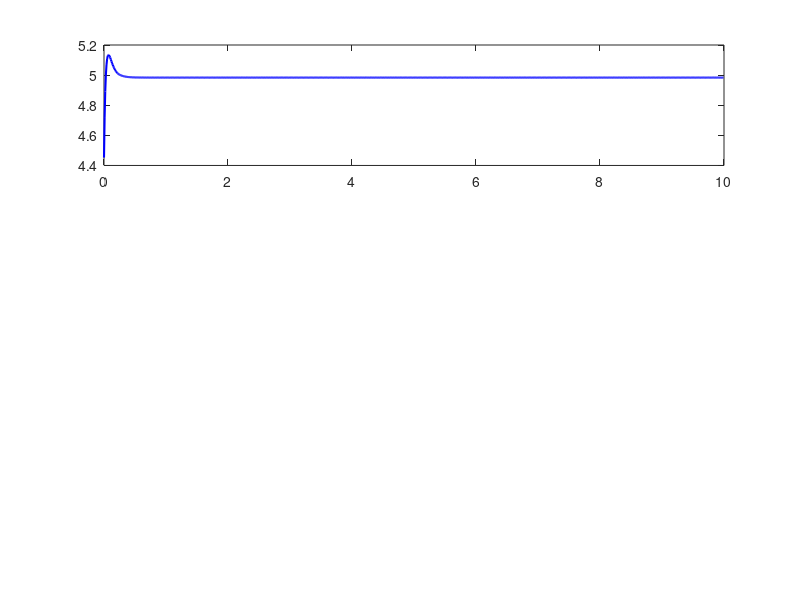

Here is the MATLAB script that generated this plot: (Note: this script raises an error after producing the figure.)
%% CBF-based QP Controller for Double Integrator
clear; clc; close all;

%% Parameters
x_max = 5;           % Position limit (safety constraint)
lambda0 = 20;         % ECBF gains
lambda1 = 20;
p = x_max;

%% Initial condition
x = [4; 45.25];          % [position; velocity]

psi_0 = p^2 - x(1)^2
psi_1 = - 2*x(1)*x(2) + lambda0*psi_0
% psi_2 = - 2*x(2)^2 - 2*x(1)*u_nom + lambda0*(-2*x(1)*x(2)) + lambda1*psi_1

vmin = -lambda0*(p^2 - x(1)^2)/2/x(1)
vmax = lambda0*(p^2 - x(1)^2)/2/x(1)


% u_min = -20;

dt = 0.01;           % Time step
T = 10;              % Total simulation time
N = T/dt;            % Number of steps


%% Desired position (for tracking)
x_des = 10;          % Target position (beyond safety boundary)
kp = 1.5;            % PD controller gains
kd = 1.0;

%% Storage
X = zeros(2,N);
U = zeros(1,N);
Time = (0:N-1)*dt;

%% Simulation loop
for k = 1:N
    % Nominal PD controller (without safety)
    u_nom = -kp*(x(1)-x_des) - kd*x(2);
    % h = x_max - x(1);
    
    psi_0 = p^2 - x(1)^2;
    psi_1 = - 2*x(1)*x(2) + lambda0*psi_0;
    psi_2 = - 2*x(2)^2 - 2*x(1)*u_nom + lambda0*(-2*x(1)*x(2)) + lambda1*psi_1;

    if psi_2 > 0
        u = u_nom;
    else
        u_cbf = (- 2*x(2)^2 - 2*x(1)*u_nom + lambda0*(-2*x(1)*x(2)) + lambda1*psi_1)/2/x(1);
        u = u_cbf;
    end
    
    constraint_buffer(k) = (psi_0>0);
    u_nom_buffer(k) = u_nom;
    u_buffer(k) = u;



    % System dynamics integration (Euler)
    x_dot = [x(2); u];
    x = x + dt*x_dot;

    % Store data
    X(:,k) = x;
    U(k) = u;
end

%% Plot results
figure;
subplot(3,1,1)
plot(Time,X(1,:), 'b','LineWidth',1.5); hold on;
yline(x_max,'r--','LineWidth',1.5);
yline(-x_max,'r--','LineWidth',1.5);
xlabel('Time [s]'); ylabel('Position x_1');
legend('x_1','x_{max}','Location','best');
title('Position with CBF Constraint');
hold on
plot(Time, constraint_buffer)
legend('x_1','x_{max}', 'Constraint Satisfied','Location','best');

subplot(3,1,2)
plot(Time,X(2,:),'LineWidth',1.5);
xlabel('Time [s]'); ylabel('Velocity x_2');
title('Velocity Response');

subplot(3,1,3)
plot(Time,U,'LineWidth',1.5);
xlabel('Time [s]'); ylabel('Control input u');
title('Control Effort');
hold on
plot(Time,u_nom_buffer,'LineWidth',1.5);